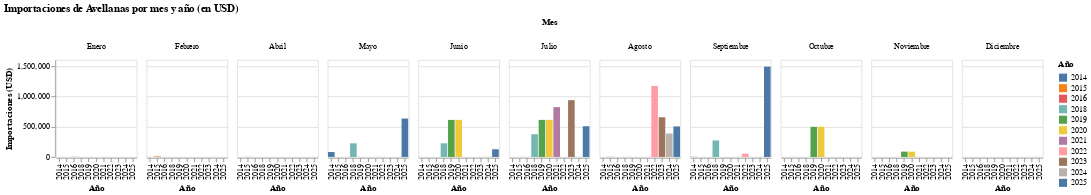

Write notebook code for a chart like this one.
### Code cell
# --- Librerías ---
import pandas as pd
import altair as alt

# --- 1. Cargar el CSV desde tu Google Colab ---
# Reemplaza la ruta por la de tu archivo en Colab, por ejemplo:
# from google.colab import files
# uploaded = files.upload()
# df = pd.read_csv("Importaciones_15 de octubre.csv", sep=";")

df = pd.read_csv("/content/avellana grafico por mes.csv", sep=";")

# --- 2. Limpieza de datos ---
df = df.dropna(axis=1, how="all")
df = df[["Producto", "Año", "Mes", "Valor en CIF"]]

# Quitar espacios y convertir los valores numéricos correctamente
df.columns = df.columns.str.strip()
df["Mes"] = df["Mes"].str.strip()
df["Valor en CIF"] = df["Valor en CIF"].astype(str).str.replace(",", ".")
df["Valor en CIF"] = pd.to_numeric(df["Valor en CIF"], errors="coerce")

# Eliminar nulos y ceros
df = df.dropna(subset=["Año", "Mes", "Valor en CIF"])
df = df[df["Valor en CIF"] > 0]

# Convertir año a entero
df["Año"] = df["Año"].astype(int)

# --- 3. Ordenar los meses y filtrar valores no válidos ---
orden_meses = [
    "Enero", "Febrero", "Marzo", "Abril", "Mayo", "Junio",
    "Julio", "Agosto", "Septiembre", "Octubre", "Noviembre", "Diciembre"
]

df["Mes"] = pd.Categorical(df["Mes"], categories=orden_meses, ordered=True)
df = df.dropna(subset=["Mes"])  # Elimina filas donde Mes no esté en orden_meses

# --- 4. Crear gráfico ---
chart = (
    alt.Chart(df)
    .mark_bar()
    .encode(
        x=alt.X("Año:O", title="Año"),
        y=alt.Y("sum(Valor en CIF):Q", title="Importaciones (USD)"),
        color=alt.Color("Año:N", title="Año"),
        column=alt.Column("Mes:N", title="Mes", sort=orden_meses, spacing=10),
        tooltip=[
            alt.Tooltip("Año:O"),
            alt.Tooltip("Mes:N"),
            alt.Tooltip("sum(Valor en CIF):Q", title="Importaciones (USD)")
        ]
    )
    .properties(
        title="Importaciones de Avellanas por mes y año (en USD)",
        width=100,
        height=120
    )
)

chart

### Figure 1 — Vega-Lite specification as saved in the notebook (floating-point values rounded to 4 significant figures)
{"config": {"view": {"continuousWidth": 300, "continuousHeight": 300}}, "data": {"name": "data-2cb4738954a68f3ef916ce49847ae5d5"}, "mark": {"type": "bar"}, "encoding": {"color": {"field": "Año", "title": "Año", "type": "nominal"}, "column": {"field": "Mes", "sort": ["Enero", "Febrero", "Marzo", "Abril", "Mayo", "Junio", "Julio", "Agosto", "Septiembre", "Octubre", "Noviembre", "Diciembre"], "spacing": 10, "title": "Mes", "type": "nominal"}, "tooltip": [{"field": "Año", "type": "ordinal"}, {"field": "Mes", "type": "nominal"}, {"aggregate": "sum", "field": "Valor en CIF", "title": "Importaciones (USD)", "type": "quantitative"}], "x": {"field": "Año", "title": "Año", "type": "ordinal"}, "y": {"aggregate": "sum", "field": "Valor en CIF", "title": "Importaciones (USD)", "type": "quantitative"}}, "height": 120, "title": "Importaciones de Avellanas por mes y año (en USD)", "width": 100, "$schema": "https://vega.github.io/schema/vega-lite/v5.20.1.json", "datasets": {"data-2cb4738954a68f3ef916ce49847ae5d5": [{"Producto": "Avellana", "Año": 2016, "Mes": "Enero", "Valor en CIF": 2351.0}, {"Producto": "Avellana", "Año": 2015, "Mes": "Febrero", "Valor en CIF": 10710.0}, {"Producto": "Avellana", "Año": 2015, "Mes": "Abril", "Valor en CIF": 2056.0}, {"Producto": "Avellana", "Año": 2025, "Mes": "Mayo", "Valor en CIF": 632900.0}, {"Producto": "Avellana", "Año": 2018, "Mes": "Mayo", "Valor en CIF": 224800.0}, {"Producto": "Avellana", "Año": 2014, "Mes": "Mayo", "Valor en CIF": 80730.0}, {"Producto": "Avellana", "Año": 2025, "Mes": "Junio", "Valor en CIF": 126600.0}, {"Producto": "Avellana", "Año": 2020, "Mes": "Junio", "Valor en CIF": 610900.0}, {"Producto": "Avellana", "Año": 2019, "Mes": "Junio", "Valor en CIF": 610900.0}, {"Producto": "Avellana", "Año": 2018, "Mes": "Junio", "Valor en CIF": 224800.0}, {"Producto": "Avellana", "Año": 2025, "Mes": "Julio", "Valor en CIF": 506300.0}, {"Producto": "Avellana", "Año": 2023, "Mes": "Julio", "Valor en CIF": 935700.0}, {"Producto": "Avellana", "Año": 2021, "Mes": "Julio", "Valor en CIF": 821100.0}, {"Producto": "Avellana", "Año": 2020, "Mes": "Julio", "Valor en CIF": 610900.0}, {"Producto": "Avellana", "Año": 2019, "Mes": "Julio", "Valor en CIF": 610900.0}, {"Producto": "Avellana", "Año": 2018, "Mes": "Julio", "Valor en CIF": 374600.0}, {"Producto": "Avellana", "Año": 2025, "Mes": "Agosto", "Valor en CIF": 502700.0}, {"Producto": "Avellana", "Año": 2024, "Mes": "Agosto", "Valor en CIF": 386100.0}, {"Producto": "Avellana", "Año": 2023, "Mes": "Agosto", "Valor en CIF": 654300.0}, {"Producto": "Avellana", "Año": 2022, "Mes": "Agosto", "Valor en CIF": 1171000.0}, {"Producto": "Avellana", "Año": 2015, "Mes": "Agosto", "Valor en CIF": 2752.0}, {"Producto": "Avellana", "Año": 2025, "Mes": "Septiembre", "Valor en CIF": 1488000.0}, {"Producto": "Avellana", "Año": 2022, "Mes": "Septiembre", "Valor en CIF": 55100.0}, {"Producto": "Avellana", "Año": 2018, "Mes": "Septiembre", "Valor en CIF": 272100.0}, {"Producto": "Avellana", "Año": 2016, "Mes": "Septiembre", "Valor en CIF": 220.9}, {"Producto": "Avellana", "Año": 2014, "Mes": "Septiembre", "Valor en CIF": 2209.0}, {"Producto": "Avellana", "Año": 2020, "Mes": "Octubre", "Valor en CIF": 496500.0}, {"Producto": "Avellana", "Año": 2019, "Mes": "Octubre", "Valor en CIF": 496500.0}, {"Producto": "Avellana", "Año": 2015, "Mes": "Octubre", "Valor en CIF": 1231.0}, {"Producto": "Avellana", "Año": 2020, "Mes": "Noviembre", "Valor en CIF": 87840.0}, {"Producto": "Avellana", "Año": 2019, "Mes": "Noviembre", "Valor en CIF": 87840.0}, {"Producto": "Avellana", "Año": 2015, "Mes": "Diciembre", "Valor en CIF": 397.0}]}}
